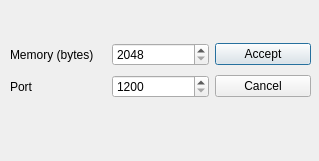
<?xml version="1.0" encoding="UTF-8"?>
<ui version="4.0">
 <class>window</class>
 <widget class="QDialog" name="window">
  <property name="geometry">
   <rect>
    <x>0</x>
    <y>0</y>
    <width>319</width>
    <height>161</height>
   </rect>
  </property>
  <property name="windowTitle">
   <string>Server Settings</string>
  </property>
  <widget class="QWidget" name="gridLayoutWidget">
   <property name="geometry">
    <rect>
     <x>10</x>
     <y>40</y>
     <width>301</width>
     <height>61</height>
    </rect>
   </property>
   <layout class="QGridLayout" name="gridLayout">
    <item row="1" column="0">
     <widget class="QLabel" name="label_2">
      <property name="text">
       <string>Port</string>
      </property>
     </widget>
    </item>
    <item row="0" column="0">
     <widget class="QLabel" name="label">
      <property name="text">
       <string>Memory (bytes)</string>
      </property>
     </widget>
    </item>
    <item row="0" column="2">
     <widget class="QPushButton" name="Accept">
      <property name="text">
       <string>Accept</string>
      </property>
     </widget>
    </item>
    <item row="1" column="2">
     <widget class="QPushButton" name="Cancel">
      <property name="text">
       <string>Cancel</string>
      </property>
     </widget>
    </item>
    <item row="1" column="1">
     <widget class="QSpinBox" name="port">
      <property name="minimum">
       <number>1200</number>
      </property>
      <property name="maximum">
       <number>9000</number>
      </property>
     </widget>
    </item>
    <item row="0" column="1">
     <widget class="QSpinBox" name="memory">
      <property name="minimum">
       <number>2048</number>
      </property>
      <property name="maximum">
       <number>20000</number>
      </property>
     </widget>
    </item>
   </layout>
  </widget>
 </widget>
 <resources/>
 <connections/>
</ui>
